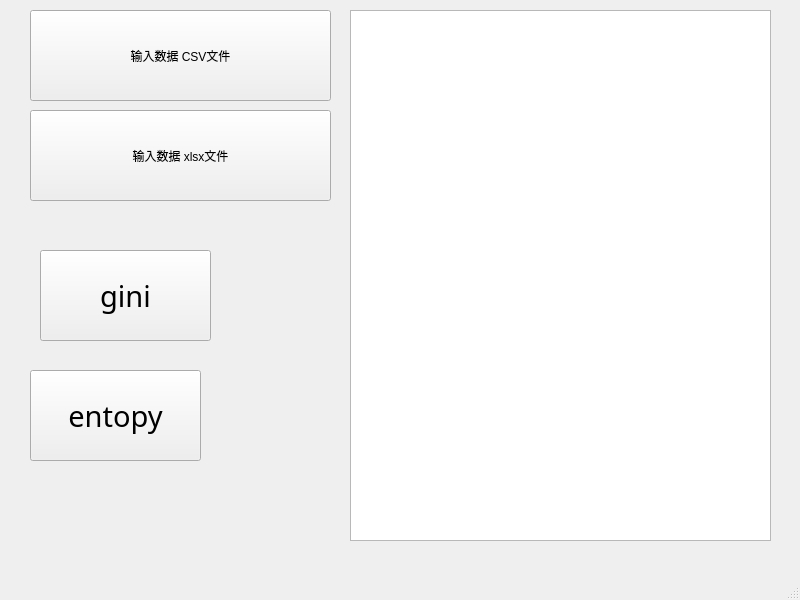
<?xml version="1.0" encoding="UTF-8"?>
<ui version="4.0">
 <class>MainWindow</class>
 <widget class="QMainWindow" name="MainWindow">
  <property name="geometry">
   <rect>
    <x>0</x>
    <y>0</y>
    <width>800</width>
    <height>600</height>
   </rect>
  </property>
  <property name="windowTitle">
   <string>林怡凡</string>
  </property>
  <widget class="QWidget" name="centralwidget">
   <widget class="QPushButton" name="gini">
    <property name="geometry">
     <rect>
      <x>40</x>
      <y>250</y>
      <width>171</width>
      <height>91</height>
     </rect>
    </property>
    <property name="font">
     <font>
      <family>Agency FB</family>
      <pointsize>22</pointsize>
     </font>
    </property>
    <property name="text">
     <string>gini</string>
    </property>
   </widget>
   <widget class="QPushButton" name="entopy">
    <property name="geometry">
     <rect>
      <x>30</x>
      <y>370</y>
      <width>171</width>
      <height>91</height>
     </rect>
    </property>
    <property name="font">
     <font>
      <family>Agency FB</family>
      <pointsize>22</pointsize>
     </font>
    </property>
    <property name="text">
     <string>entopy</string>
    </property>
   </widget>
   <widget class="QPushButton" name="csv">
    <property name="geometry">
     <rect>
      <x>30</x>
      <y>10</y>
      <width>301</width>
      <height>91</height>
     </rect>
    </property>
    <property name="text">
     <string>输入数据 CSV文件</string>
    </property>
   </widget>
   <widget class="QPushButton" name="xlsx">
    <property name="geometry">
     <rect>
      <x>30</x>
      <y>110</y>
      <width>301</width>
      <height>91</height>
     </rect>
    </property>
    <property name="text">
     <string>输入数据 xlsx文件</string>
    </property>
   </widget>
   <widget class="QTableWidget" name="tableWidget">
    <property name="geometry">
     <rect>
      <x>350</x>
      <y>10</y>
      <width>421</width>
      <height>531</height>
     </rect>
    </property>
   </widget>
  </widget>
  <widget class="QMenuBar" name="menubar">
   <property name="geometry">
    <rect>
     <x>0</x>
     <y>0</y>
     <width>800</width>
     <height>23</height>
    </rect>
   </property>
  </widget>
  <widget class="QStatusBar" name="statusbar"/>
 </widget>
 <resources/>
 <connections/>
</ui>
